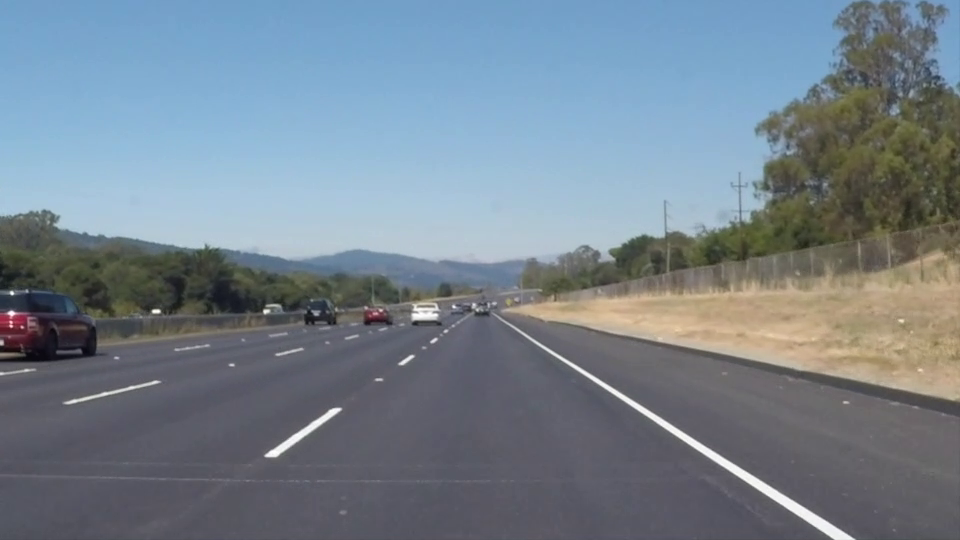
#> input picture frame 22 of solidWhiteRight.mp4, 960 x 540 px, given in place of challenge.mp4, which was not available
$ python lka_using_opencv.py
#> lines starting #> are read from the running program, lines starting #| are printed output that depends on the picture; after the words box and inside, x2 and y2 are one past the last pixel; in counts of white or black regions, pixels touching at a corner belong together; pictures that were not available may be replaced by others from this repository, and a replacement may not be noted
import cv2 as cv
import numpy as np
from collections import deque
import math

window_size = 5                   # Number of recent steering angles to average for smoothing
angle_buffer = deque(maxlen=window_size)  # Buffer to store recent steering angles

def resize(image, scale=95):
    width = int(image.shape[1] * scale / 100) # Calculate new width based on scale percentage
    height = int(image.shape[0] * scale / 100) # Calculate new height based on scale percentage
    return cv.resize(image, (width, height), interpolation=cv.INTER_AREA) # Resize image to new dimensions with interpolation for quality

def canny(image):
    gray = cv.cvtColor(image, cv.COLOR_BGR2GRAY) # Convert color image to grayscale
    blur = cv.GaussianBlur(gray, (5, 5), cv.BORDER_DEFAULT) # Apply Gaussian Blur to smooth image and reduce noise
    return cv.Canny(blur, 30, 120) # Perform Canny edge detection on blurred image

def region_of_interest(image):
    height, width = image.shape[:2] # Get height and width of the image
    mask = np.zeros_like(image) # Create a black mask same size as image (all zeros)

    # Define polygon points for region of interest (ROI)
    polygon = np.array([[
        (int(0.1 * width), height),         # Bottom-left corner of polygon
        (int(0.4 * width), int(0.6 * height)),  # Upper-left corner of polygon
        (width, int(0.6 * height)),         # Upper-right corner of polygon
        (width, height)                     # Bottom-right corner of polygon
    ]], np.int32)
    # Fill the polygon area on the mask with white (255)
    if len(image.shape) == 2:
        cv.fillPoly(mask, polygon, 255)        # For grayscale images
    else:
        cv.fillPoly(mask, polygon, (255, 255, 255))  # For color images

    return cv.bitwise_and(image, mask) # Return image where only the ROI polygon is visible; rest is blacked out

def line_detection(image, original_image):
    # Lists to hold detected lines belonging to left and right lanes
    left_lines = []
    right_lines = []

    lines = cv.HoughLinesP(image, 1, np.pi / 180, threshold=50, minLineLength=40, maxLineGap=30) # Detect lines using Probabilistic Hough Line Transform
    line_detected = np.copy(image) if len(image.shape) == 3 else cv.cvtColor(image, cv.COLOR_GRAY2BGR) # Prepare a color image for drawing detected lines (if input is grayscale, convert to BGR)

    if lines is not None:
        for line in lines:
            x1, y1, x2, y2 = line[0]        # Extract line endpoints

            if x2 - x1 == 0: # Avoid division by zero if line is vertical
                continue

            slope = (y2 - y1) / (x2 - x1 + 1e-6) # Calculate slope of the line

            if abs(slope) < 0.5:             # Filter out near-horizontal lines to avoid noise
                continue

            # Classify line as left lane if slope is negative enough
            if slope < 0:
                left_lines.append((x1, y1, x2, y2))

            # Classify line as right lane if slope is positive enough
            elif slope > 0:
                right_lines.append((x1, y1, x2, y2))

            # Draw all detected lines in red for visualization
            cv.line(line_detected, (x1, y1), (x2, y2), (0, 0, 255), 2)

        # Calculate average line for left lane if any left lines detected
        left_avg = np.mean(left_lines, axis=0).astype(int) if left_lines else None
        # Calculate average line for right lane if any right lines detected
        right_avg = np.mean(right_lines, axis=0).astype(int) if right_lines else None

        # Draw average left lane line in green if it exists
        if left_avg is not None:
            cv.line(line_detected, (left_avg[0], left_avg[1]), (left_avg[2], left_avg[3]), (0, 255, 0), 3)

        # Draw average right lane line in green if it exists
        if right_avg is not None:
            cv.line(line_detected, (right_avg[0], right_avg[1]), (right_avg[2], right_avg[3]), (0, 255, 0), 3)

        combined = cv.addWeighted(original_image, 0.8, line_detected, 1, 1) # Overlay the lines on the original image with transparency for better visualization
        return combined, line_detected, left_avg, right_avg

    else:
        return original_image, cv.cvtColor(image, cv.COLOR_GRAY2BGR), None, None

def compute_steering_angle(image, left_avg, right_avg):
    height, width = image.shape[:2]
    cx = width // 2
    bottom_y = height

    def bottom_point(line):
        if line is None:
            return None
        x1, y1, x2, y2 = line
        return (x1, y1) if y1 > y2 else (x2, y2)

    left_pt = bottom_point(left_avg)
    right_pt = bottom_point(right_avg)

    # Calculate midpoint between lane lines if both exist
    if left_pt and right_pt:
        mid_x = int((left_pt[0] + right_pt[0]) / 2)
        mid_y = int((left_pt[1] + right_pt[1]) / 2)

        # Calculate lane width for normalization
        lane_width = abs(right_pt[0] - left_pt[0])
        if lane_width < 100 or lane_width > width * 0.8:  # If lane width is unreasonable
            return 0

    elif right_pt:
        mid_x, mid_y = right_pt
        # If only right lane, estimate left lane position
        mid_x = mid_x - 350  # Approximate lane width
    elif left_pt:
        mid_x, mid_y = left_pt
        # If only left lane, estimate right lane position
        mid_x = mid_x + 350  # Approximate lane width
    else:
        return 0

    # Calculate horizontal deviation from center
    dx = mid_x - cx  # Reversed the subtraction to make right turns positive

    # Adaptive deadzone based on lane width
    deadzone = min(25, max(10, width * 0.03))  # 3% of image width, between 10-25 pixels
    if abs(dx) < deadzone:
        return 0

    # Calculate angle with improved scaling
    dy = bottom_y - mid_y if bottom_y - mid_y != 0 else 1

    # Normalize dx by lane width for more consistent angles
    if left_pt and right_pt:
        normalized_dx = dx / (lane_width * 0.5)  # Normalize by half lane width
    else:
        normalized_dx = dx / (width * 0.25)  # Use image width as reference for single lane

    # Calculate base angle
    angle_rad = math.atan2(normalized_dx, 1.0)  # Use normalized dx for more consistent angles
    angle_deg = math.degrees(angle_rad)

    # Adaptive scaling based on deviation
    scale_factor = 0.35  # Reduced base scale factor for more conservative steering
    if abs(normalized_dx) > 0.5:  # If deviation is large
        scale_factor = 0.25  # Further reduce scaling for large deviations

    scaled_angle = angle_deg * scale_factor

    # Limit maximum angle
    max_angle = 25  # Reduced maximum angle for more conservative steering
    scaled_angle = max(min(scaled_angle, max_angle), -max_angle)

    return scaled_angle

def smoothen_angle_display(new_angle, frame, image, prev_angle):
    alpha = 0.2 # Smoothing factor alpha for exponential moving average
    smoothed_angle = alpha * new_angle + (1 - alpha) * prev_angle  # Compute smoothed angle by blending previous angle and new measurement

    angle_buffer.append(smoothed_angle) # Add smoothed angle to buffer for further averaging
    avg_angle = sum(angle_buffer) / len(angle_buffer) # Calculate average over recent angles in buffer

    text = f'Angle: {int(avg_angle)} deg'
    cv.putText(frame, text, (50, 50), cv.FONT_HERSHEY_SIMPLEX, 1, (0, 0, 225), 2)
    cv.putText(image, text, (50, 50), cv.FONT_HERSHEY_SIMPLEX, 1, (0, 0, 225), 2)
    return smoothed_angle

def draw_steering_arrow(image, angle, center_x, center_y, length=100):
    # Convert angle to radians
    angle_rad = math.radians(angle)

    # Calculate end point of arrow
    end_x = int(center_x + length * math.sin(angle_rad))
    end_y = int(center_y - length * math.cos(angle_rad))

    # Draw the main arrow line
    cv.arrowedLine(image, (center_x, center_y), (end_x, end_y), (0, 255, 255), 2)

    # Add angle text using the same format as smoothen_angle_display
    text = f'Angle: {int(angle)} deg'
    cv.putText(image, text, (center_x - 50, center_y - 20), cv.FONT_HERSHEY_SIMPLEX, 0.7, (0, 255, 255), 2)

    return image

cap= cv.VideoCapture("Raw Videos/challenge.mp4")
prev_angle = 0  # Initialize previous steering angle for smoothing

while True:
    isTrue, frame = cap.read()
#> frame is the input picture: shape (540, 960, 3); mean B, G, R 141.9, 130.7, 117.7
    frame = resize(frame)
    canny_frame = canny(frame)
#> in canny, `gray = cv.cvtColor(image, cv.COLOR_BGR2GRAY)`:
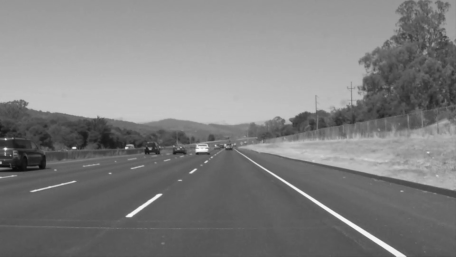
#> gray: shape (513, 912) (shown at 1/2 size); min 7, max 253, mean 128.1
#> in canny, `return cv.Canny(blur, 30, 120)`:
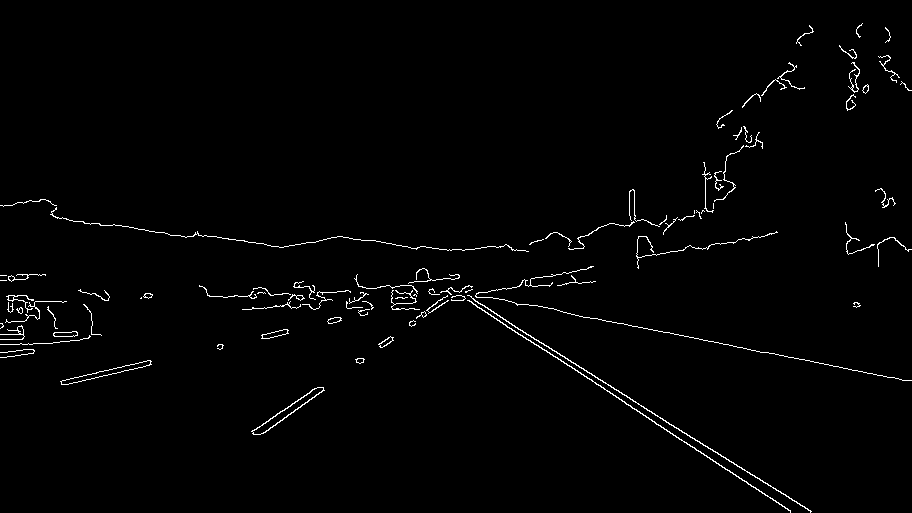
#> returned value: shape (513, 912); 1.4% white in thin lines or dots
    roi = region_of_interest(canny_frame)
#> in region_of_interest, `cv.fillPoly(mask, polygon, 255)`:
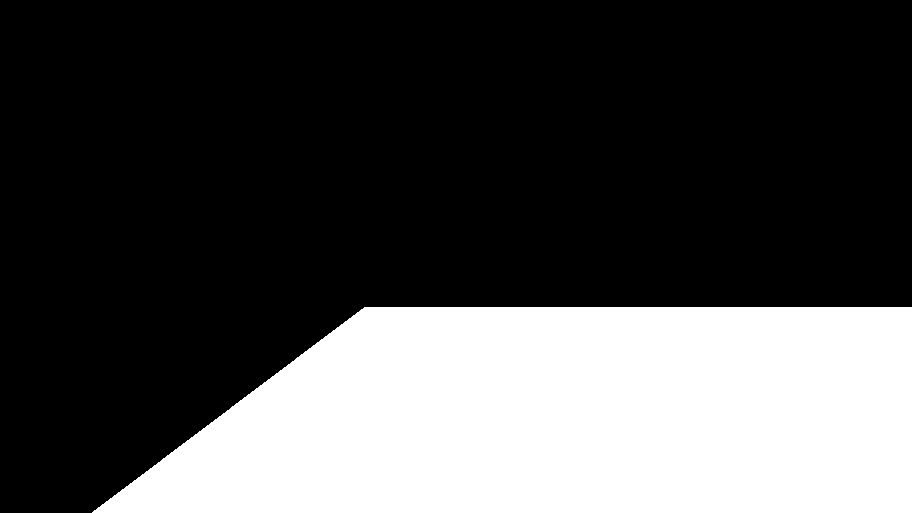
#> mask: shape (513, 912); 30.1% white; 1 white region, box (x1, y1, x2, y2) and area: (92, 307, 912, 513) 140937
#> in region_of_interest, `return cv.bitwise_and(image, mask)`:
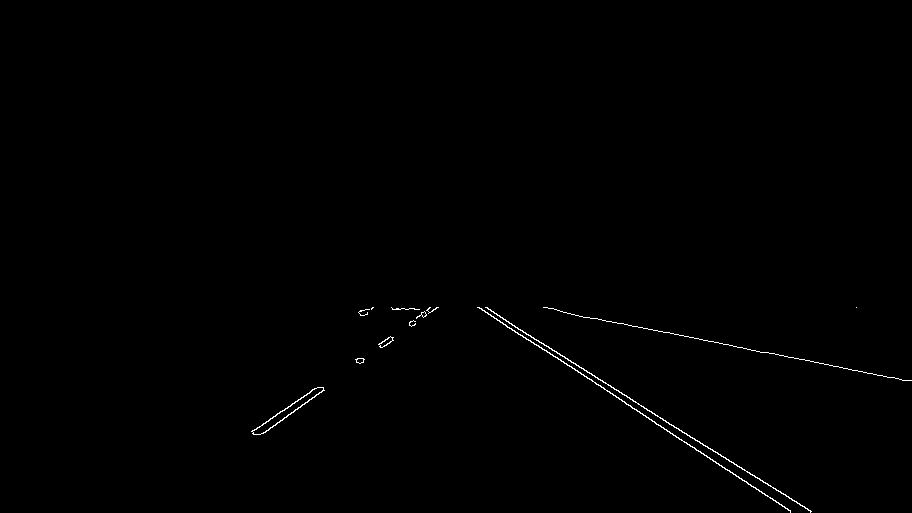
#> returned value: shape (513, 912); 0.4% white in thin lines or dots, all inside (x1, y1, x2, y2) = (251, 307, 912, 513)
    line_original_image, line_roi_image, lavg, ravg = line_detection(roi, frame)
#> in line_detection, `lines = cv.HoughLinesP(image, 1, np.pi / 180, threshold=50, minLineLen..`: lines = [[488, 309, 811, 511], [477, 307, 790, 510], [563, 312, 838, 366], [703, 340, 909, 380], [360, 363, 437, 307], [254, 430, 315, 388], [262, 433, 324, 390], [626, 404, 790, 511], [512, 325, 810, 512], [356, 360, 427, 310], [538, 345, 624, 401]]
#> the loop in line_detection, `for line in lines:` made 11 passes
#> (x1, y1, x2, y2, slope) on passes 1 to 8: (488, 309, 811, 511, 0.625), (477, 307, 790, 510, 0.649), (563, 312, 838, 366, 0.196), (703, 340, 909, 380, 0.194), (360, 363, 437, 307, -0.727), (254, 430, 315, 388, -0.689), (262, 433, 324, 390, -0.694), (626, 404, 790, 511, 0.652)
#> after the loop in line_detection, `for line in lines:`:
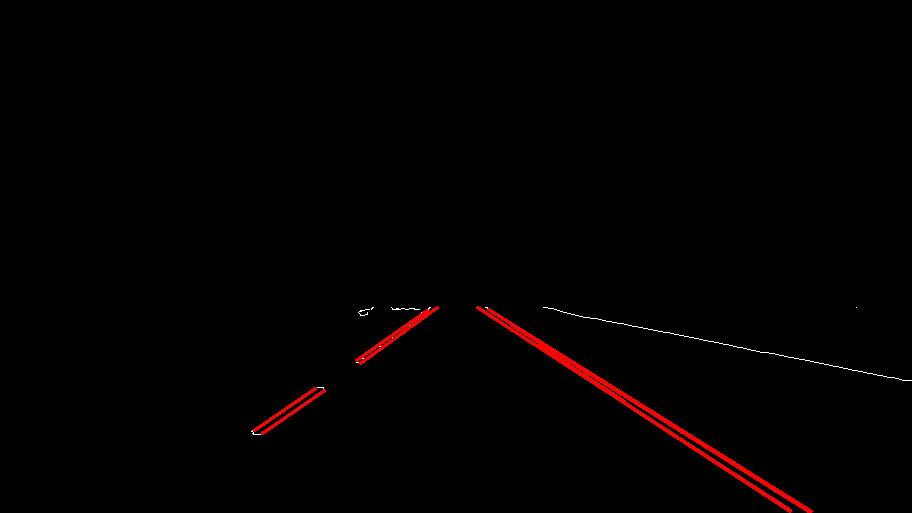
#> line_detected: shape (513, 912, 3); mean B, G, R 0.3, 0.3, 2.6
#> after the loop in line_detection, `for line in lines:`: left_lines = [(360, 363, 437, 307), (254, 430, 315, 388), (262, 433, 324, 390), (356, 360, 427, 310)]; right_lines = [(488, 309, 811, 511), (477, 307, 790, 510), (626, 404, 790, 511), (512, 325, 810, 512), (538, 345, 624, 401)]
#> in line_detection, `left_avg = np.mean(left_lines, axis=0).astype(int) if left_lines else ..`: left_avg = [308, 396, 375, 348]
#> in line_detection, `right_avg = np.mean(right_lines, axis=0).astype(int) if right_lines el..`: right_avg = [528, 338, 765, 489]
#> in line_detection, `combined = cv.addWeighted(original_image, 0.8, line_detected, 1, 1)`:
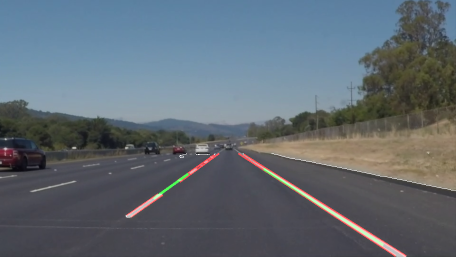
#> combined: shape (513, 912, 3) (shown at 1/2 size); mean B, G, R 114.7, 106.1, 96.3
#> lavg = [308, 396, 375, 348]; ravg = [528, 338, 765, 489]
    angle = compute_steering_angle(line_roi_image, lavg, ravg)
#> in bottom_point, `x1, y1, x2, y2 = line`: x1 = 308; y1 = 396; x2 = 375; y2 = 348
#> in compute_steering_angle, `left_pt = bottom_point(left_avg)`: left_pt = (308, 396)
#> in compute_steering_angle, `right_pt = bottom_point(right_avg)`: right_pt = (765, 489)
#> in compute_steering_angle, `mid_x = int((left_pt[0] + right_pt[0]) / 2)`: mid_x = 536
#> in compute_steering_angle, `mid_y = int((left_pt[1] + right_pt[1]) / 2)`: mid_y = 442
#> in compute_steering_angle, `lane_width = abs(right_pt[0] - left_pt[0])`: lane_width = 457
#> in compute_steering_angle, `dx = mid_x - cx`: dx = 80
#> in compute_steering_angle, `dy = bottom_y - mid_y if bottom_y - mid_y != 0 else 1`: dy = 71
#> in compute_steering_angle, `normalized_dx = dx / (lane_width * 0.5)`: normalized_dx = 0.35
#> in compute_steering_angle, `angle_rad = math.atan2(normalized_dx, 1.0)`: angle_rad = 0.337
#> in compute_steering_angle, `angle_deg = math.degrees(angle_rad)`: angle_deg = 19.3
#> in compute_steering_angle, `scaled_angle = angle_deg * scale_factor`: scaled_angle = 6.75
#> angle = 6.75
    prev_angle = smoothen_angle_display(angle, line_original_image, line_roi_image, prev_angle)
#> in smoothen_angle_display, `smoothed_angle = alpha * new_angle + (1 - alpha) * prev_angle`: smoothed_angle = 1.35
#> prev_angle = 1.35

    # Add steering arrow visualization using the smoothed angle
    height, width = line_roi_image.shape[:2]
    center_x = width // 2
    center_y = height - 50  # Position arrow near bottom center
    line_roi_image = draw_steering_arrow(line_roi_image, prev_angle, center_x, center_y)  # Use prev_angle instead of angle
#> in draw_steering_arrow, `angle_rad = math.radians(angle)`: angle_rad = 0.0236
#> in draw_steering_arrow, `end_x = int(center_x + length * math.sin(angle_rad))`: end_x = 458
#> in draw_steering_arrow, `end_y = int(center_y - length * math.cos(angle_rad))`: end_y = 363
#> in draw_steering_arrow, `text = f'Angle: {int(angle)} deg'`: text = 'Angle: 1 deg'
#> in draw_steering_arrow, `cv.putText(image, text, (center_x - 50, center_y - 20), cv.FONT_HERSHE..`:
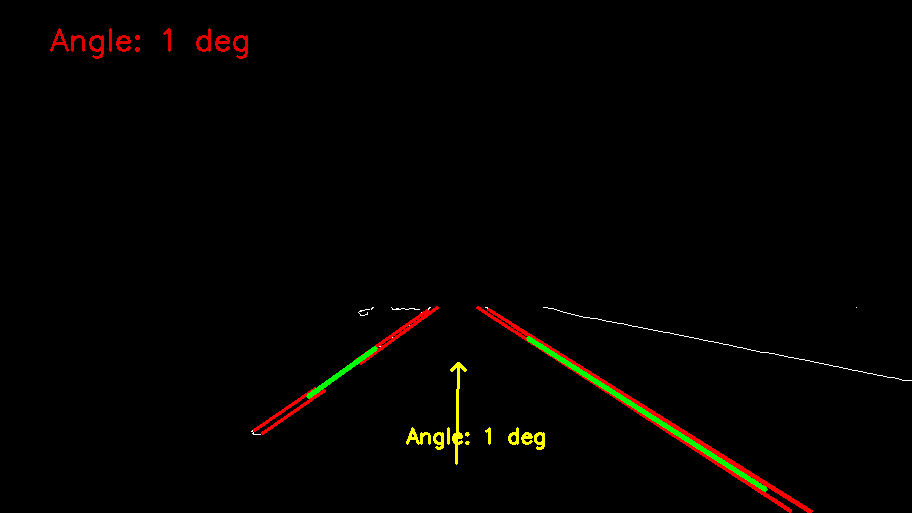
#> image: shape (513, 912, 3); mean B, G, R 0.3, 2, 3.4

    cv.imshow("Line Detection in Original Frame", line_original_image)
    cv.imshow("Line Detection in ROI Frame", line_roi_image)

    if cv.waitKey(20) & 0xFF == ord('d'):
#> (key Esc is pressed here)
        break

cap.release()
cv.destroyAllWindows()

$ run again, starting later in the video
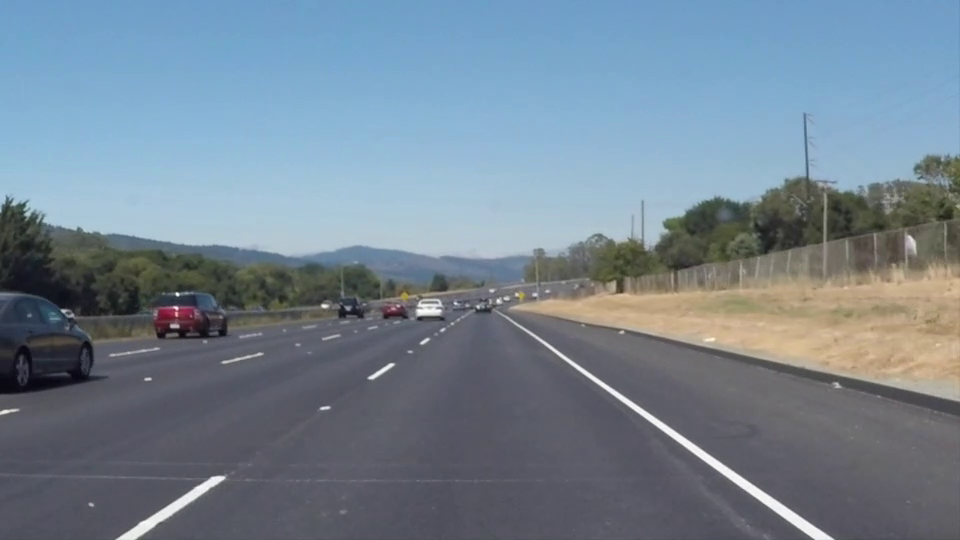
#> input picture frame 99 of solidWhiteRight.mp4, 960 x 540 px, given in place of challenge.mp4, which was not available
#> frame is the input picture: shape (540, 960, 3); mean B, G, R 146, 132.3, 116.7
#> mask: shape (513, 912); 30.1% white; 1 white region, box (x1, y1, x2, y2) and area: (92, 307, 912, 513) 140937
#> lines = 14 rows, first 6: [649, 325, 911, 381], [499, 315, 771, 512], [552, 349, 790, 510], [111, 511, 201, 453], [535, 337, 665, 425], [792, 363, 909, 394]
#> the loop in line_detection, `for line in lines:` made 14 passes
#> (x1, y1, x2, y2, slope) on passes 1 to 8: (649, 325, 911, 381, 0.214), (499, 315, 771, 512, 0.724), (552, 349, 790, 510, 0.676), (111, 511, 201, 453, -0.644), (535, 337, 665, 425, 0.677), (792, 363, 909, 394, 0.265), (130, 510, 213, 454, -0.675), (583, 375, 768, 509, 0.724)
#> after the loop in line_detection, `for line in lines:`:
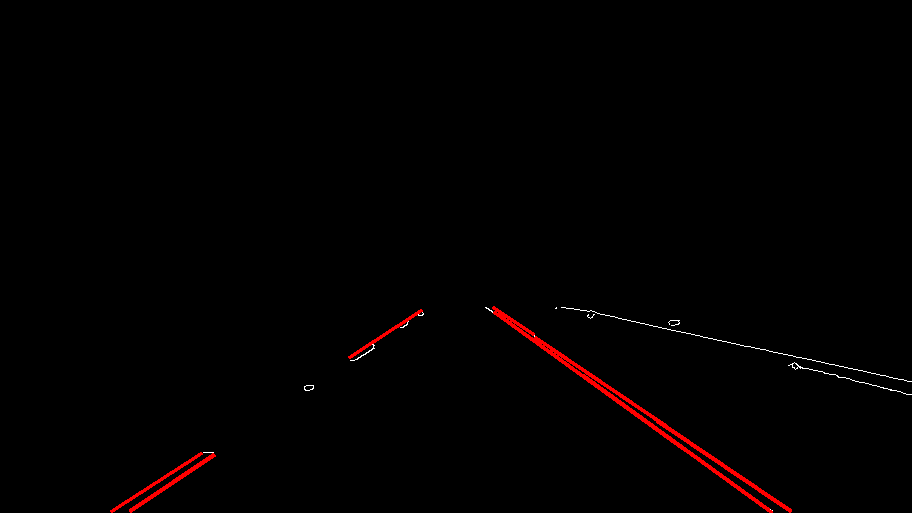
#> line_detected: shape (513, 912, 3); mean B, G, R 0.4, 0.4, 2.5
#> after the loop in line_detection, `for line in lines:`: left_lines = [(111, 511, 201, 453), (130, 510, 213, 454), (349, 357, 421, 310), (130, 511, 214, 455)]; right_lines = [(499, 315, 771, 512), (552, 349, 790, 510), (535, 337, 665, 425), (583, 375, 768, 509), (657, 421, 790, 511), (494, 312, 682, 448), (493, 307, 533, 334)]
#> left_avg = [180, 472, 262, 418]
#> right_avg = [544, 345, 714, 464]
#> lavg = [180, 472, 262, 418]; ravg = [544, 345, 714, 464]
#> in bottom_point, `x1, y1, x2, y2 = line`: x1 = 180; y1 = 472; x2 = 262; y2 = 418
#> left_pt = (180, 472)
#> right_pt = (714, 464)
#> mid_x = 447
#> mid_y = 468
#> lane_width = 534
#> dx = -9
#> angle = 0
#> frame: shape (513, 912, 3)
#> end_x = 456
#> end_y = 363
#> text = 'Angle: 0 deg'
#> in draw_steering_arrow, `cv.putText(image, text, (center_x - 50, center_y - 20), cv.FONT_HERSHE..`:
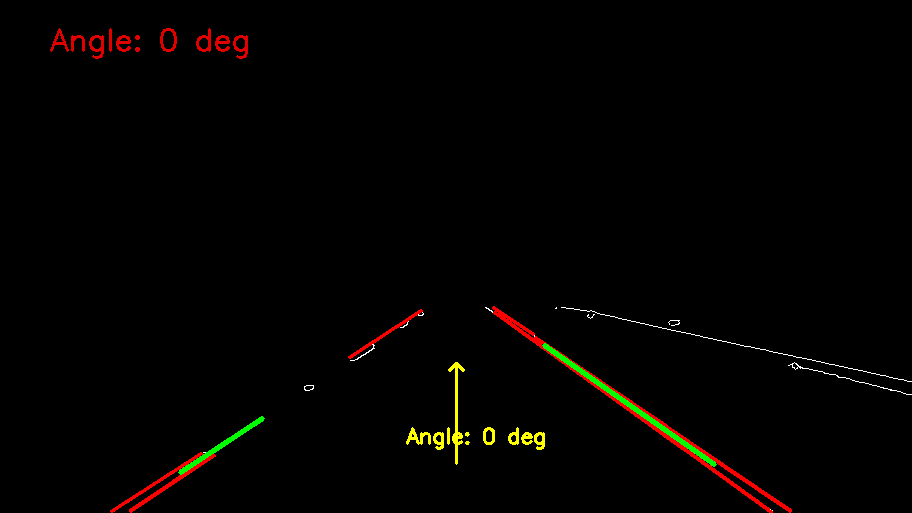
#> image: shape (513, 912, 3); mean B, G, R 0.4, 1.9, 3.5
